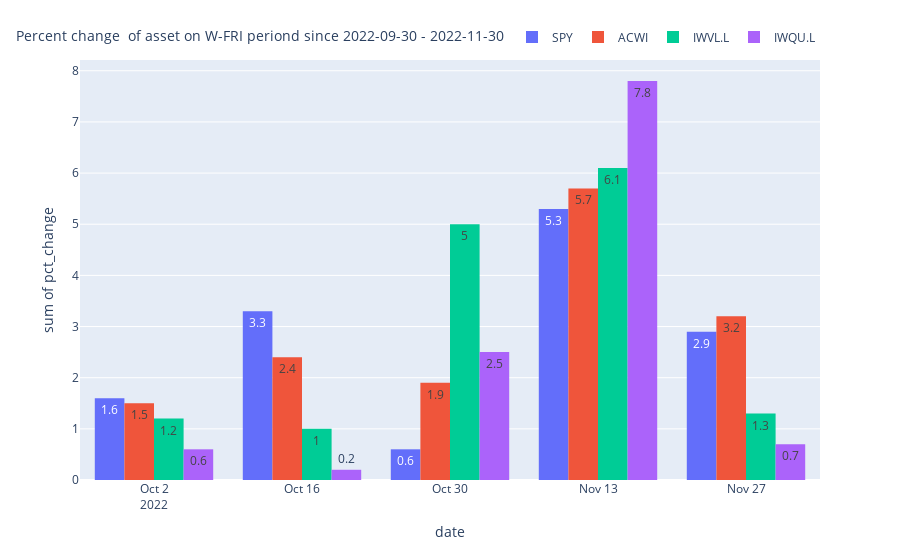

Notebook code for this chart:
### Code cell
chart_title=f'Percent change  of asset on {timeframe} periond since {from_month_str} - {to_month_str}'
print(chart_title)
fig = px.histogram(df_Pct_Price, x=col_date, y="pct_change",text_auto=True,
             color='symbol', barmode='group',height=600)

fig.update_layout(legend=dict(
    orientation="h",
    yanchor="bottom",
    y=1.02,
    xanchor="right",
    x=1,
    title=chart_title 
))

# fig.update_layout(
#     autosize=True,
#     width=2000,
#     height=1000,)

fig.show()

pio.write_image(fig, f"{report_path}\\{title}-{chart_title}.png")

### Figure 1 — Plotly figure (JSON) as saved in the notebook; plotly's stock layout.template omitted (floating-point values rounded to 4 significant figures)
{"data": [{"alignmentgroup": "True", "bingroup": "x", "histfunc": "sum", "hovertemplate": "symbol=SPY<br>date=%{x}<br>sum of pct_change=%{y}<extra></extra>", "legendgroup": "SPY", "marker": {"color": "#636efa", "pattern": {"shape": ""}}, "name": "SPY", "offsetgroup": "SPY", "orientation": "v", "showlegend": true, "texttemplate": "%{value}", "type": "histogram", "x": ["2022-12-02T00:00:00", "2022-11-25T00:00:00", "2022-11-18T00:00:00", "2022-11-11T00:00:00", "2022-11-04T00:00:00", "2022-10-28T00:00:00", "2022-10-21T00:00:00", "2022-10-14T00:00:00", "2022-10-07T00:00:00"], "xaxis": "x", "y": [1.3, 1.6, -0.6, 5.9, -3.3, 3.9, 4.7, -1.4, 1.6], "yaxis": "y"}, {"alignmentgroup": "True", "bingroup": "x", "histfunc": "sum", "hovertemplate": "symbol=ACWI<br>date=%{x}<br>sum of pct_change=%{y}<extra></extra>", "legendgroup": "ACWI", "marker": {"color": "#EF553B", "pattern": {"shape": ""}}, "name": "ACWI", "offsetgroup": "ACWI", "orientation": "v", "showlegend": true, "texttemplate": "%{value}", "type": "histogram", "x": ["2022-12-02T00:00:00", "2022-11-25T00:00:00", "2022-11-18T00:00:00", "2022-11-11T00:00:00", "2022-11-04T00:00:00", "2022-10-28T00:00:00", "2022-10-21T00:00:00", "2022-10-14T00:00:00", "2022-10-07T00:00:00"], "xaxis": "x", "y": [1.6, 1.6, -0.7, 6.4, -1.2, 3.1, 4.2, -1.8, 1.5], "yaxis": "y"}, {"alignmentgroup": "True", "bingroup": "x", "histfunc": "sum", "hovertemplate": "symbol=IWVL.L<br>date=%{x}<br>sum of pct_change=%{y}<extra></extra>", "legendgroup": "IWVL.L", "marker": {"color": "#00cc96", "pattern": {"shape": ""}}, "name": "IWVL.L", "offsetgroup": "IWVL.L", "orientation": "v", "showlegend": true, "texttemplate": "%{value}", "type": "histogram", "x": ["2022-12-02T00:00:00", "2022-11-25T00:00:00", "2022-11-18T00:00:00", "2022-11-11T00:00:00", "2022-11-04T00:00:00", "2022-10-28T00:00:00", "2022-10-21T00:00:00", "2022-10-14T00:00:00", "2022-10-07T00:00:00"], "xaxis": "x", "y": [-1.2, 2.5, 0.7, 5.4, 0.3, 4.7, 1.6, -0.6, 1.2], "yaxis": "y"}, {"alignmentgroup": "True", "bingroup": "x", "histfunc": "sum", "hovertemplate": "symbol=IWQU.L<br>date=%{x}<br>sum of pct_change=%{y}<extra></extra>", "legendgroup": "IWQU.L", "marker": {"color": "#ab63fa", "pattern": {"shape": ""}}, "name": "IWQU.L", "offsetgroup": "IWQU.L", "orientation": "v", "showlegend": true, "texttemplate": "%{value}", "type": "histogram", "x": ["2022-12-02T00:00:00", "2022-11-25T00:00:00", "2022-11-18T00:00:00", "2022-11-11T00:00:00", "2022-11-04T00:00:00", "2022-10-28T00:00:00", "2022-10-21T00:00:00", "2022-10-14T00:00:00", "2022-10-07T00:00:00"], "xaxis": "x", "y": [-1, 1.7, 0.4, 7.4, -2, 4.5, 1.8, -1.6, 0.6], "yaxis": "y"}], "layout": {"autosize": true, "barmode": "group", "legend": {"orientation": "h", "title": {"text": "Percent change  of asset on W-FRI periond since 2022-09-30 - 2022-11-30"}, "tracegroupgap": 0, "x": 1, "xanchor": "right", "y": 1.02, "yanchor": "bottom"}, "margin": {"t": 60}, "xaxis": {"anchor": "y", "autorange": true, "domain": [0, 1], "range": ["2022-09-25", "2022-12-04"], "title": {"text": "date"}, "type": "date"}, "yaxis": {"anchor": "x", "autorange": true, "domain": [0, 1], "range": [0, 8.211], "title": {"text": "sum of pct_change"}, "type": "linear"}}}
